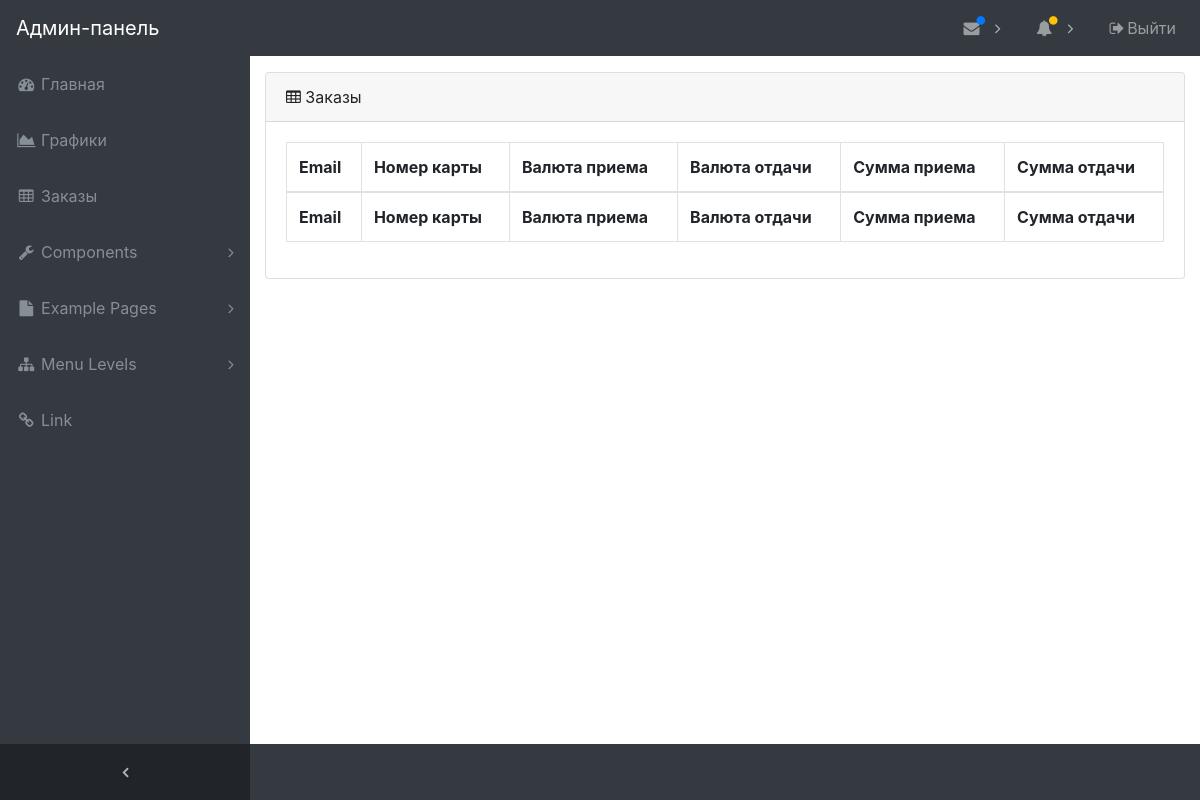
/orders/, run on an earlier commit of the app's database.
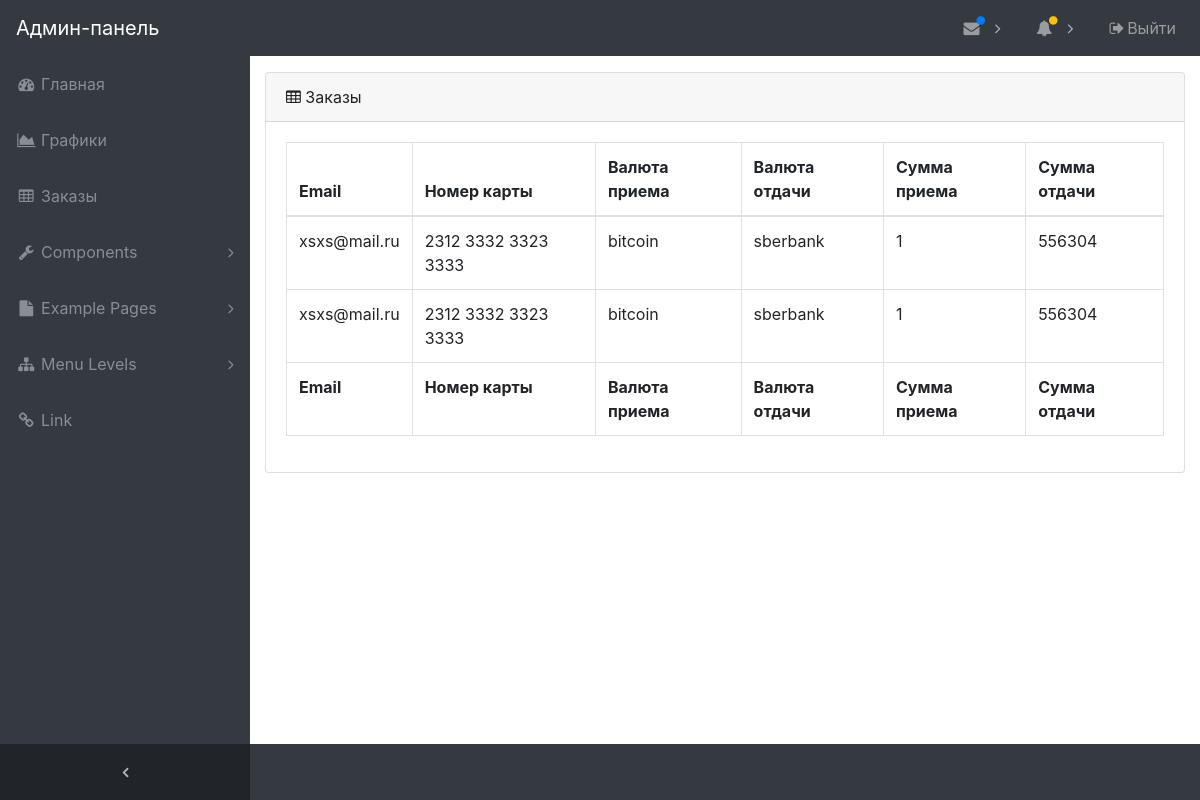
And on a later commit of the database.
### orders/models.py (models this page shows, shortened)
class Orders(models.Model):
    email= models.EmailField()
    card_number = models.CharField(max_length=20, verbose_name=u'Номер карты')
    input_val = models.CharField(max_length=20, verbose_name=u'Валюта приема')
    output_val = models.CharField(max_length=20, verbose_name=u'Валюта отдачи')
    sum_from = models.CharField(max_length=10, verbose_name=u'Сумма приема')
    sum_to = models.CharField(max_length=10, verbose_name=u'Сумма отдачи')
    class Meta:
        verbose_name_plural = 'Заказы'
        verbose_name = 'Заказ'

### orders/views.py (the view)
# urls.py: path('orders/', all_orders, name='orders'),
def all_orders(request):
    orders = {
        'orders': Orders.objects.all()
        }
    return render(request, 'orders/tables.html', orders)

### orders/templates/orders/tables.html
{% extends "orders/base.html" %}
{% block content %}
  <div class="content-wrapper">
    <div class="container-fluid">
      <div class="card mb-3">
        <div class="card-header">
          <i class="fa fa-table"></i> Заказы</div>
        <div class="card-body">
          <div class="table-responsive">
            <table class="table table-bordered" id="dataTable" width="100%" cellspacing="0">
              <thead>
                <tr>
                  <th>Email</th>
                  <th>Номер карты</th>
                  <th>Валюта приема</th>
                  <th>Валюта отдачи</th>
                  <th>Сумма приема</th>
                  <th>Сумма отдачи</th>
                </tr>
              </thead>
              <tfoot>
                <tr>
                  <th>Email</th>
                  <th>Номер карты</th>
                  <th>Валюта приема</th>
                  <th>Валюта отдачи</th>
                  <th>Сумма приема</th>
                  <th>Сумма отдачи</th>
                </tr>
              </tfoot>
              <tbody>
                {% for order in orders %}
                <tr>
                  <td>{{ order.email }}</td>
                  <td>{{ order.card_number }}</td>
                  <td>{{ order.input_val }}</td>
                  <td>{{ order.output_val }}</td>
                  <td>{{ order.sum_from }}</td>
                  <td>{{ order.sum_to }}</td>
                </tr>
                {% endfor %}
              </tbody>
            </table>
          </div>
        </div>
      </div>
    </div>
{% endblock %}

What changed in the data, as far as the page shows it:
added Orders: email "xsxs@mail.ru", card_number "2312 3332 3323 3333", input_val "bitcoin", output_val "sberbank", sum_from "1", sum_to "556304"
added Orders: email "xsxs@mail.ru", card_number "2312 3332 3323 3333", input_val "bitcoin", output_val "sberbank", sum_from "1", sum_to "556304"
